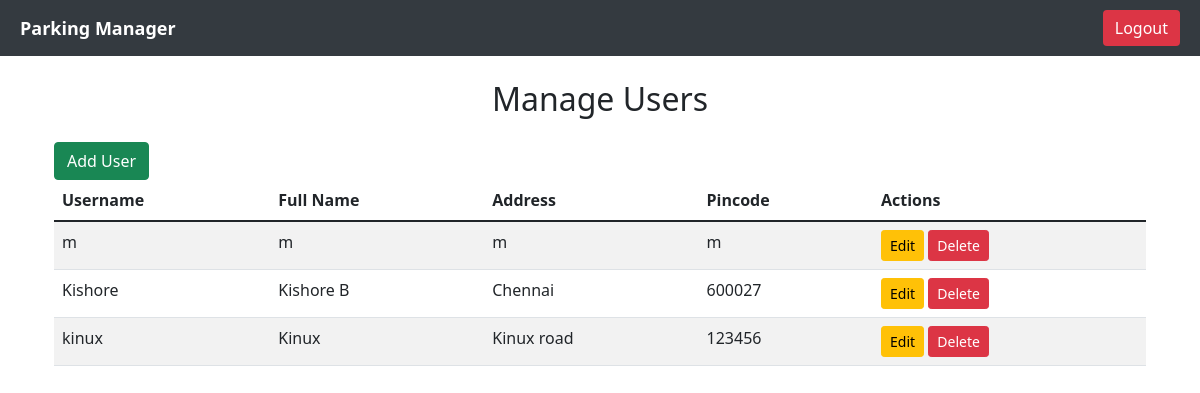
Before: /admin_user (signed in) with the older database file.
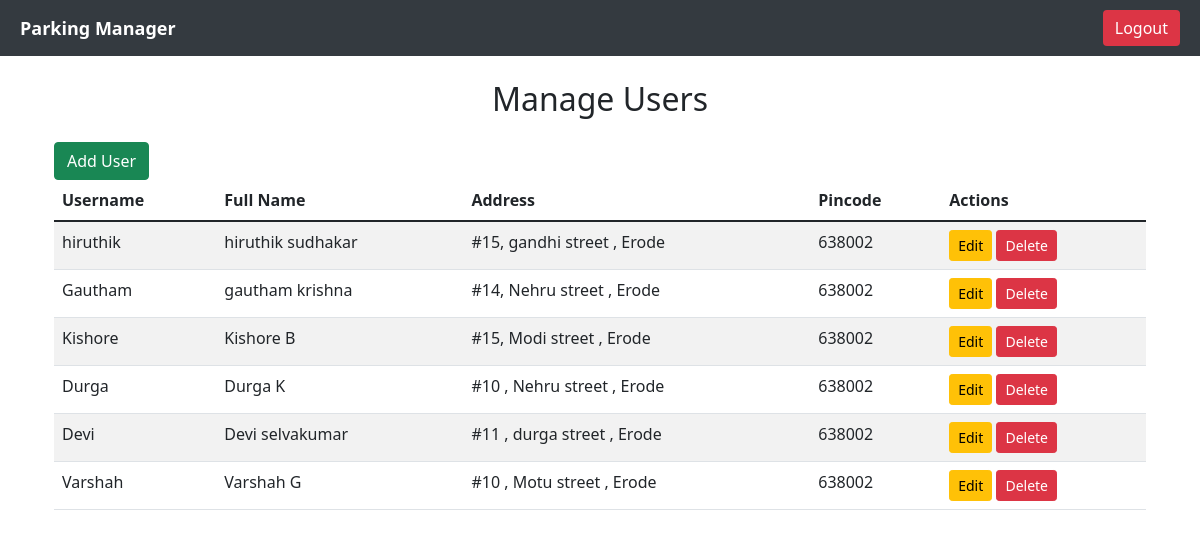
After: the same page with the newer database file.
### models.py (models this page shows)
class User(db.Model):
    __tablename__ = "user"
    id = db.Column(db.Integer, primary_key=True)
    username = db.Column(db.String(20), unique=True, nullable=False)
    password = db.Column(db.String(20), nullable=False)
    fullname = db.Column(db.String(20), nullable=False)
    address = db.Column(db.String(20), nullable=False)
    pincode = db.Column(db.String(20), nullable=False)
    bookings = db.relationship(
        "Booking", back_populates="user", cascade="all, delete-orphan"
    )

### controllers.py (the view)
@app.route("/admin_user", methods=["GET", "POST"])
def admin_user():
    if "username" not in session or session["username"] != "admin":
        return redirect(url_for("login"))
    users = User.query.filter(User.username != "admin").all()
    return render_template("manage_user.html", users=users)

### templates/manage_user.html (shortened to what this page needs)
{% extends 'base.html' %}
{% block content %}
<div class="container mt-4">
    <h2 class="mb-4 text-center">Manage Users</h2>
    <a href="{{ url_for('register') }}" class="btn btn-success">Add User</a>
    <table class="table table-striped">
        <thead>
            <tr>
                <th scope="col">Username</th>
                <th scope="col">Full Name</th>
                <th scope="col">Address</th>
                <th scope="col">Pincode</th>
                <th scope="col">Actions</th>
            </tr>
        </thead>
        <tbody>
            {% for user in users %}
            <tr>
                <td>{{ user.username }}</td>
                <td>{{ user.fullname }}</td>
                <td>{{ user.address }}</td>
                <td>{{ user.pincode }}</td>
                <td>
                    <a href="/edit_user/{{ user.id }}" class="btn btn-warning btn-sm">Edit</a>
                 <a href="/delete_user/{{ user.id }}" class="btn btn-danger btn-sm"
   onclick="return confirm('Are you sure you want to delete this user?');">
   Delete
</a>
                </td>
            </tr>
            {% endfor %}
        </tbody>
    </table>
</div>
{% endblock %}

### templates/base.html (shortened to what this page needs)
<!DOCTYPE html>
<html lang="en">
    <head>
        <link href="https://cdn.jsdelivr.net/npm/bootstrap@5.1.3/dist/css/bootstrap.min.css" rel="stylesheet" />
    </head>
    <body>
        <nav style="display: flex; justify-content: space-between; align-items: center; padding: 10px 20px; background-color: #343a40">
            <a href="/admin" style="text-decoration: none; color: white; font-weight: bold; font-size: 18px">Parking Manager</a>
            {% if session.get('username') %}
                <a href="/logout" style="text-decoration: none; color: white; background-color: #dc3545; padding: 6px 12px; border-radius: 4px">Logout</a>
            {% endif %}
        </nav>
        <div class="container mt-4">{% block content %}{% endblock %}</div>
    </body>
</html>

Changed rows visible on the page:
removed User: username "kinux", fullname "Kinux", address "Kinux road", pincode "123456"
added User: username "hiruthik", fullname "hiruthik sudhakar", address "#15, gandhi street , Erode", pincode "638002"
changed User: username "m" → "Gautham"; fullname "m" → "gautham krishna"; address "m" → "#14, Nehru street , Erode"; pincode "m" → "638002"
changed User "Kishore": address "Chennai" → "#15, Modi street , Erode"; pincode "600027" → "638002"
added User: username "Durga", fullname "Durga K", address "#10 , Nehru street , Erode", pincode "638002"
added User: username "Devi", fullname "Devi selvakumar", address "#11 , durga street , Erode", pincode "638002"
added User: username "Varshah", fullname "Varshah G", address "#10 , Motu street , Erode", pincode "638002"
